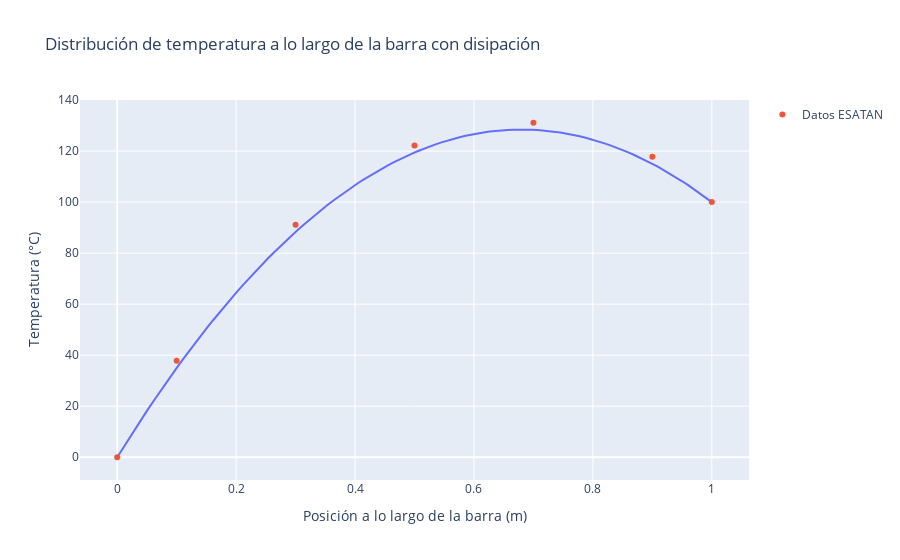

Here is the notebook cell this chart was saved with:
### Markdown cell above
# Conducción 1D en estado estacionario con generación volumétrica de calor


$$
0 = k \,\frac{d^2 T}{dx^2} + q_v
$$

donde:
- $k$ = conductividad térmica
- $q_v$ = generación volumétrica de calor



## Solución general

Reordenando e integrando dos veces:

$$
\frac{d^2 T}{dx^2} = -\frac{q_v}{k}
$$


$$
T(x) = -\frac{q_v}{2k}x^2 + C_1 x + C_2
$$



## Condiciones de frontera

- $T(0) = T_1 \;\Rightarrow\; C_2 = T_1$.
-  $T(L) = T_2 \;\Rightarrow\; -\frac{q_v}{2k}L^2 + C_1 L + T_1 = T_2$.

De aquí se obtiene:

$$
C_1 = \frac{T_2 - T_1}{L} + \frac{q_v L}{2k}
$$



## Distribución de temperatura

Sustituyendo las constantes se obtiene la distribución:

$$
T(x) = T_1 + \frac{T_2 - T_1}{L} \,x + \frac{q_v}{2k}\left(Lx - x^2\right)
$$

### Code cell
import numpy as np
import plotly.express as px

# ----------- 1. Datos de la barra -----------
L = 1.0
W = 0.1
H = 0.1

# Propiedades del material
k = 180  # Conductividad en W/m·K

# Flujo de calor volumétrico
q = 1000 / (L * W * H)  # W/m^3
# -----------------------------------------

# ------ 2. Condiciones de contorno ------
T1 = 0
T2 = 100
# -------------------------------------


# ------ 3. Cálculo temperatura analítica --------
def T_disipacion(x):
    """Calcula la temperatura en un punto x a lo largo de la barra cuando hay disipación."""
    return T1 + (T2 - T1) * (x / L) + (q / (2 * k)) * (L * x - x**2)

# Puntos a lo largo de la barra
x = np.linspace(0, L, 100)
T_analitica = T_disipacion(x)
# ---------------------------------------------



# ------ 4. Cargar datos de ESATAN ------
from helpers.funs import read_fx_t
x_esatan, T_esatan = read_fx_t("data/esatan_barra/BARRA_DISSIPATION_5.out")
# ------ --------------------- ------


# ------- 5. Pintamos los resultados ------

# Solucion analítica
fig = px.line(
    x=x,
    y=T_analitica,
    labels={"x": "Posición a lo largo de la barra (m)", "y": "Temperatura (°C)"},
    title="Distribución de temperatura a lo largo de la barra con disipación",
)

# Datos de ESATAN
fig.add_scatter(
    x=x_esatan,
    y=T_esatan,
    mode="markers",
    name="Datos ESATAN"
)

fig.show()
# ---------------------------------------

### Figure 1 — Plotly figure (JSON) as saved in the notebook; plotly's stock layout.template omitted (floating-point values rounded to 4 significant figures)
{"data": [{"hovertemplate": "Posición a lo largo de la barra (m)=%{x}<br>Temperatura (°C)=%{y}<extra></extra>", "legendgroup": "", "line": {"color": "#636efa", "dash": "solid"}, "marker": {"symbol": "circle"}, "mode": "lines", "name": "", "orientation": "v", "showlegend": false, "type": "scatter", "x": [0.0, 0.0101, 0.0202, 0.0303, 0.0404, 0.05051, 0.06061, 0.07071, 0.08081, 0.09091, 0.101, 0.1111, 0.1212, 0.1313, 0.1414, 0.1515, 0.1616, 0.1717, 0.1818, 0.1919, 0.202, 0.2121, 0.2222, 0.2323, 0.2424, 0.2525, 0.2626, 0.2727, 0.2828, 0.2929, 0.303, 0.3131, 0.3232, 0.3333, 0.3434, 0.3535, 0.3636, 0.3737, 0.3838, 0.3939, 0.404, 0.4141, 0.4242, 0.4343, 0.4444, 0.4545, 0.4646, 0.4747, 0.4848, 0.4949, 0.5051, 0.5152, 0.5253, 0.5354, 0.5455, 0.5556, 0.5657, 0.5758, 0.5859, 0.596, 0.6061, 0.6162, 0.6263, 0.6364, 0.6465, 0.6566, 0.6667, 0.6768, 0.6869, 0.697, 0.7071, 0.7172, 0.7273, 0.7374, 0.7475, 0.7576, 0.7677, 0.7778, 0.7879, 0.798, 0.8081, 0.8182, 0.8283, 0.8384, 0.8485, 0.8586, 0.8687, 0.8788, 0.8889, 0.899, 0.9091, 0.9192, 0.9293, 0.9394, 0.9495, 0.9596, 0.9697, 0.9798, 0.9899, 1.0], "xaxis": "x", "y": [0.0, 3.788, 7.519, 11.19, 14.81, 18.37, 21.88, 25.32, 28.71, 32.05, 35.33, 38.55, 41.71, 44.82, 47.87, 50.86, 53.8, 56.68, 59.5, 62.27, 64.98, 67.64, 70.23, 72.77, 75.26, 77.68, 80.06, 82.37, 84.63, 86.83, 88.97, 91.06, 93.09, 95.06, 96.98, 98.84, 100.6, 102.4, 104.1, 105.7, 107.3, 108.8, 110.3, 111.7, 113.0, 114.3, 115.6, 116.7, 117.9, 118.9, 119.9, 120.9, 121.8, 122.6, 123.4, 124.1, 124.8, 125.4, 126.0, 126.5, 126.9, 127.3, 127.6, 127.9, 128.1, 128.3, 128.4, 128.4, 128.4, 128.4, 128.2, 128.1, 127.8, 127.5, 127.2, 126.8, 126.3, 125.8, 125.2, 124.6, 123.9, 123.1, 122.3, 121.5, 120.6, 119.6, 118.6, 117.5, 116.3, 115.1, 113.9, 112.6, 111.2, 109.8, 108.3, 106.7, 105.1, 103.5, 101.8, 100.0], "yaxis": "y"}, {"mode": "markers", "name": "Datos ESATAN", "type": "scatter", "x": [0.1, 0.3, 0.5, 0.7, 0.9, 0.0, 1.0], "y": [37.78, 91.11, 122.2, 131.1, 117.8, 0.0, 100.0]}], "layout": {"legend": {"tracegroupgap": 0}, "title": {"text": "Distribución de temperatura a lo largo de la barra con disipación"}, "xaxis": {"anchor": "y", "domain": [0, 1], "title": {"text": "Posición a lo largo de la barra (m)"}}, "yaxis": {"anchor": "x", "domain": [0, 1], "title": {"text": "Temperatura (°C)"}}}}
